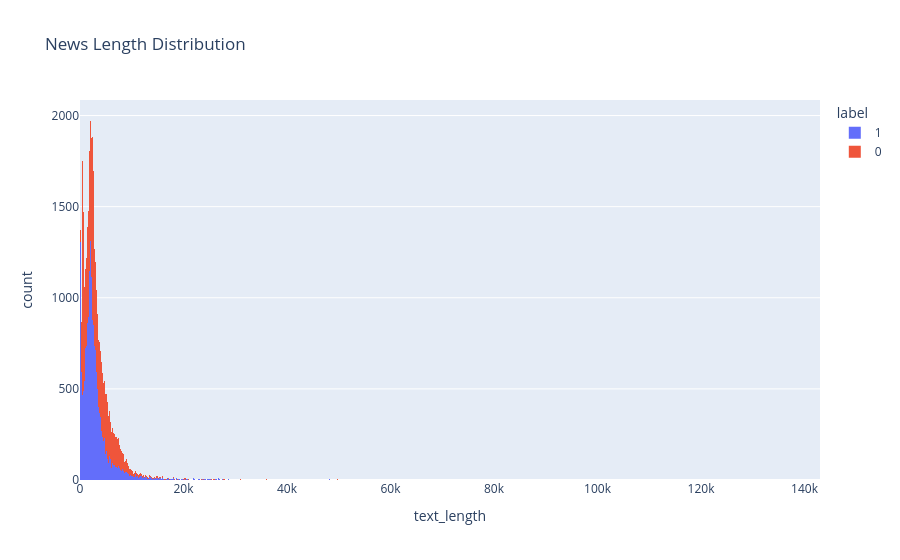

Notebook code cell kept with this figure:
### Code cell
import plotly.express as px

fig = px.histogram(
    df,
    x="text_length",
    color="label",
    title="News Length Distribution"
)

fig.show()

### Figure 1 — Plotly figure (JSON) as saved in the notebook; plotly's stock layout.template omitted (floating-point values rounded to 4 significant figures; data arrays with more than 128 entries replaced by an {"elided": "..."} marker saying what was removed)
{"data": [{"bingroup": "x", "hovertemplate": "label=1<br>text_length=%{x}<br>count=%{y}<extra></extra>", "legendgroup": "1", "marker": {"color": "#636efa", "pattern": {"shape": ""}}, "name": "1", "orientation": "v", "showlegend": true, "type": "histogram", "x": {"elided": "36509 int values"}, "xaxis": "x", "yaxis": "y"}, {"bingroup": "x", "hovertemplate": "label=0<br>text_length=%{x}<br>count=%{y}<extra></extra>", "legendgroup": "0", "marker": {"color": "#EF553B", "pattern": {"shape": ""}}, "name": "0", "orientation": "v", "showlegend": true, "type": "histogram", "x": {"elided": "35028 int values"}, "xaxis": "x", "yaxis": "y"}], "layout": {"barmode": "relative", "legend": {"title": {"text": "label"}, "tracegroupgap": 0}, "title": {"text": "News Length Distribution"}, "xaxis": {"anchor": "y", "domain": [0, 1], "title": {"text": "text_length"}}, "yaxis": {"anchor": "x", "domain": [0, 1], "title": {"text": "count"}}}}
